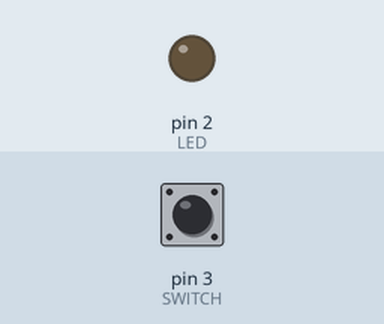
Recording of a sketch running on a simulated Arduino Uno, built with avr-gcc and run on an emulated ATmega328P. Shown: output pins drawn as LEDs (lit = HIGH). The test bench sets the inputs (shaded band); at power-on: pin 3 (SWITCH) HIGH.

Above: at 1.2 s.
1.3 s: pin 3 (SWITCH) pulled LOW for 0.15 s
At 1.37 s:
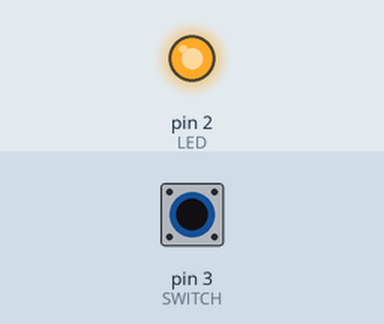
2.9 s: pin 3 (SWITCH) pulled LOW for 3.2 s
At 7.5 s:
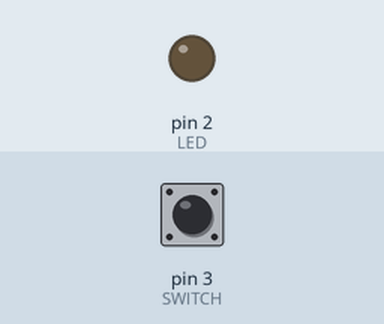
Timing chart, 0 to 9.0 s (numbered marks = the images above; inputs shaded):
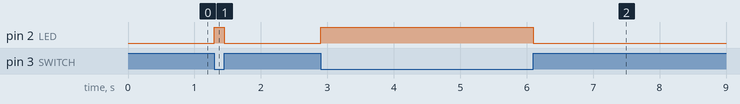

Measured:
- after the input at 1.3 s, pin 2 (LED): LOW → HIGH at once, → LOW 0.15 s later
- after the input at 2.9 s, pin 2 (LED): LOW → HIGH at once, → LOW 3.2 s later

The sketch:

LED_MODULE_SWITCH_interrupt.ino
```cpp
#define LED 2
#define SWITCH 3
boolean isLedOn = true;

void setup() {
  // put your setup code here, to run once:
  pinMode(LED, OUTPUT);
  pinMode(SWITCH, INPUT_PULLUP);
  attachInterrupt(digitalPinToInterrupt(SWITCH), interrupt, CHANGE);
  digitalWrite(LED, LOW);
}

void loop() {
   digitalWrite(LED, !isLedOn);
}

void interrupt()   // interrupt handler
{
  // State transition
  isLedOn = !isLedOn;
}
```
